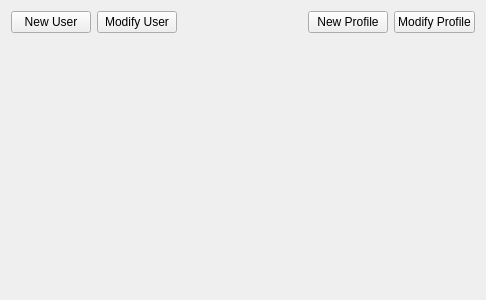
<ui version="4.0" >
 <class>KViewUsers</class>
 <widget class="QWidget" name="KViewUsers" >
  <property name="geometry" >
   <rect>
    <x>0</x>
    <y>0</y>
    <width>486</width>
    <height>300</height>
   </rect>
  </property>
  <property name="windowTitle" >
   <string>Form</string>
  </property>
  <layout class="QVBoxLayout" name="verticalLayout" >
   <item>
    <layout class="QHBoxLayout" name="horizontalLayout" >
     <item>
      <widget class="QPushButton" name="NewUser" >
       <property name="text" >
        <string>New User</string>
       </property>
      </widget>
     </item>
     <item>
      <widget class="QPushButton" name="ModifyUser" >
       <property name="text" >
        <string>Modify User</string>
       </property>
      </widget>
     </item>
     <item>
      <spacer name="horizontalSpacer" >
       <property name="orientation" >
        <enum>Qt::Horizontal</enum>
       </property>
       <property name="sizeHint" stdset="0" >
        <size>
         <width>40</width>
         <height>20</height>
        </size>
       </property>
      </spacer>
     </item>
     <item>
      <widget class="QPushButton" name="NewProfile" >
       <property name="text" >
        <string>New Profile</string>
       </property>
      </widget>
     </item>
     <item>
      <widget class="QPushButton" name="ModifyProfile" >
       <property name="text" >
        <string>Modify Profile</string>
       </property>
      </widget>
     </item>
    </layout>
   </item>
   <item>
    <widget class="QGObjectsList" native="1" name="List" >
     <property name="sizePolicy" >
      <sizepolicy vsizetype="MinimumExpanding" hsizetype="Preferred" >
       <horstretch>0</horstretch>
       <verstretch>0</verstretch>
      </sizepolicy>
     </property>
    </widget>
   </item>
  </layout>
 </widget>
 <customwidgets>
  <customwidget>
   <class>QGObjectsList</class>
   <extends>QWidget</extends>
   <header>qgobjectslist.h</header>
   <container>1</container>
  </customwidget>
 </customwidgets>
 <resources/>
 <connections/>
</ui>
